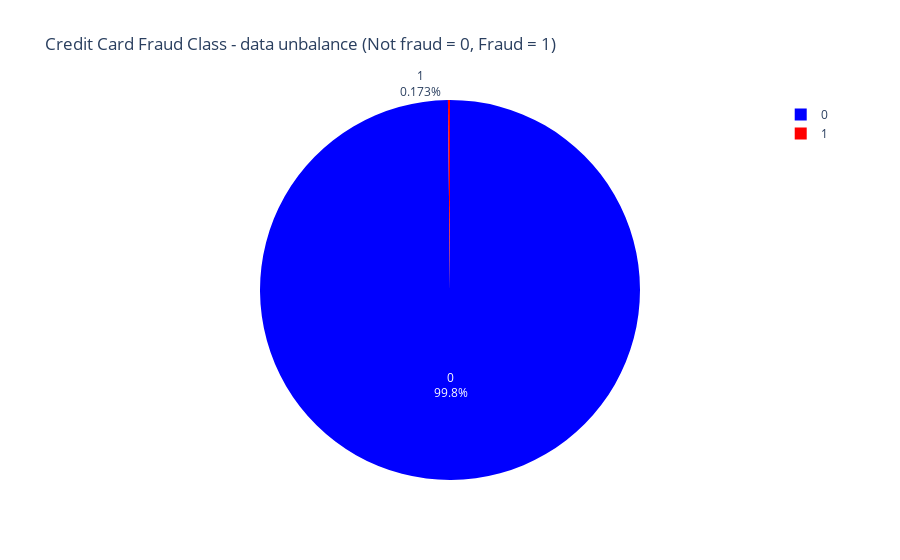

The notebook cell saved with this chart:
### Markdown cell above
### Plotly info
In this code snippet:

* go.Pie(): This function is used to create a pie chart.
* labels=df['Class']: This sets the labels for each pie slice to the 'Class' column of the DataFrame df.
* values=df['values']: This sets the values for each pie slice to the 'values' column of the DataFrame df.
* marker=dict(colors=["Blue", "Red"]): This sets the colors of the pie slices. The first color (blue) will be used for the "Not fraud" class, and the second color (red) will be used for the "Fraud" class.
* textinfo='label+percent': This sets the text labels for each pie slice to display both the label and the percentage.
* hoverinfo='label+value': This sets the hover information for each pie slice to display both the label and the value.

### Code cell
trace = go.Pie(
    labels=df['Class'],
    values=df['values'],
    name="Credit Card Fraud Class - data unbalance (Not fraud = 0, Fraud = 1)",
    marker=dict(colors=["Blue", "Red"]),
    textinfo='label+percent',
    hoverinfo='label+value'
)

data = [trace]
layout = go.Layout(title='Credit Card Fraud Class - data unbalance (Not fraud = 0, Fraud = 1)')
fig = go.Figure(data=data, layout=layout)

iplot(fig)

### Figure 1 — Plotly figure (JSON) as saved in the notebook; plotly's stock layout.template omitted (floating-point values rounded to 4 significant figures)
{"data": [{"hoverinfo": "label+value", "labels": [0, 1], "marker": {"colors": ["Blue", "Red"]}, "name": "Credit Card Fraud Class - data unbalance (Not fraud = 0, Fraud = 1)", "textinfo": "label+percent", "values": [284315, 492], "type": "pie"}], "layout": {"title": {"text": "Credit Card Fraud Class - data unbalance (Not fraud = 0, Fraud = 1)"}, "autosize": true}}
